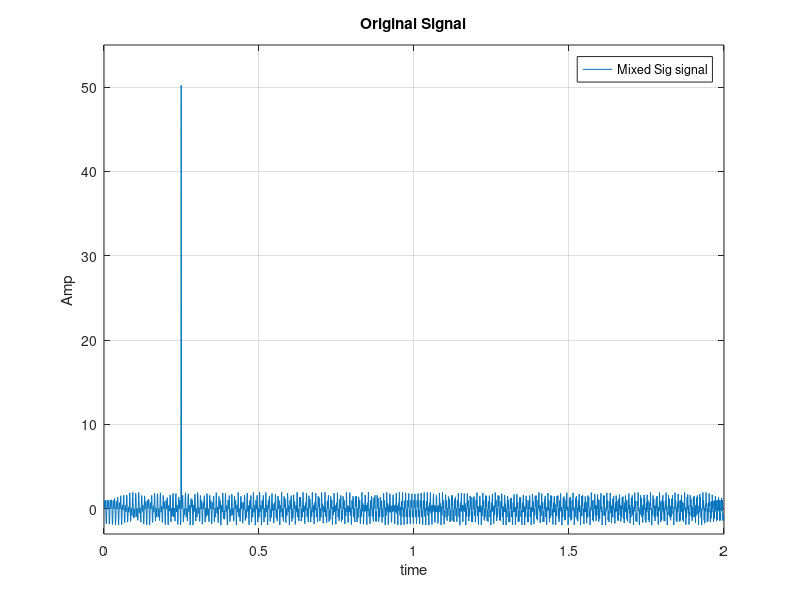

Write MATLAB code to recreate this figure. (Note: this script raises an error after producing the figure.)
%% Exp 2 _ the rest
% Teacher : Dr. Abidi
% Author: [SeyedAli] - [SeyedHosseini]
% E-mail: [alishosseini79@aut.ac.ir] 
%Student-Number : [9723042]
% University: Amirkabir University of Technology
%% Clear Recent Data
close all ; clear ; clc;
%% Initialization
clc;
fs = 1000; %Sampling Frequency
t = 0 : 1/fs : 2 - 1/fs ; %time
x1 = sin(2*pi*100*t) ;
x2 = chirp(t,200,2,400) ;
sig = x1 + x2 ;
sig(250) = sig(250) + 50 ; %Impulse in 250th sample
figure(1)
plot(t,sig)
ylabel("Amp")
xlabel("time")
title("Original Signal")
legend('Mixed Sig signal')
grid on;
axis([0 2 -3.0 55])

%% part 2-4)a
clc;
NFFT = 1024*3 ;
f = normalFreqArr(NFFT);
f = fs*f;
spec1 = abs(fftshift(fft(sig,NFFT))/NFFT) ;

figure(2)
plot(f,spec1,"r")
ylabel("Amp")
xlabel("Freq")
title("FFT of Mixed Signal")
legend('Mixed FFT signal')
grid on;
axis([-500 500 0 0.45])

spec2 = abs(fftshift(fft(x2,NFFT))/NFFT) ;
spec3 = abs(fftshift(fft(x1,NFFT))/NFFT) ;
figure(3)
subplot(211)
plot(f,spec2,"g")
ylabel("Amp")
xlabel("Freq")
title("FFT of X2 Chirp Signal")
legend('FFT of X2 chirp signal')
grid on;
axis([-500 500 0 0.1])

figure(3)
subplot(212)
plot(f,spec3,"b")
ylabel("Amp")
xlabel("Freq")
title("FFT of X1 Sin Signal")
legend('FFT of X1 sin signal')
grid on;
axis([-500 500 0 0.5])

%% Adding a Pulse
n = 1.2*fs : 1 : 1.6*fs -1 ;
x3 = 10*sin(2*pi*50*(n/fs));
x33 = zeros(1,numel(x1));
x33(n) = x3 ;
sig1 = sig + x33 ;

figure(3)
plot(t,sig1)
ylabel("Amp")
xlabel("time")
title("Sig Signal")
legend('Mixed Sig signal')
grid on;
% axis([0 2 -35 55])

spec1 = abs(fftshift(fft(sig1,NFFT))/NFFT) ;
figure(4)
plot(f,spec1,"g")
ylabel("Amp")
xlabel("Freq")
title("FFT of Mixed Signal")
legend('FFT Mixed signal')
grid on;
% axis([-500 500 -.010 0.45])
%% part 2-4)b
clc;
N = 100;
win = hamming(N) ;
NOverLap = N - 10;
[y,fArr,timeArr,p] = spectrogram(sig1,win,NOverLap,NFFT,fs);
figure(5);spectrogram(sig1,win,NOverLap,NFFT,fs,'xaxis')
title("Spectrogram of Mixed Signal")
grid on;

figure(6)
surf(timeArr,fArr,10*log10(abs(p)),'Edgecolor','none')
axis xy;
axis tight;
colormap(jet);
view(0,90)
ylabel("Freq")
xlabel("time")
title("WideBand Spectrogram")
%% part 2-5)
clc;
N = 20 ;
index = linspace(0,1,2^N);
[X,XN] = wnoise('quadchirp',N,3.5);
figure(7)
subplot(211)
plot(index,X);
subplot(212)
plot(index,XN);

[cA1,cD1] = dwt(XN,'db1');
[r1,c1] = size(cA1) ;
ind1 = linspace(0,1,c1);
figure(8)
subplot(211)
plot(ind1,cA1,'k')

[cA2,cD2] = dwt(cA1,'db1');
[r2,c2] = size(cA2) ;
ind2 = linspace(0,1,c2);
figure(8)
subplot(212)
plot(ind2,cA2,'k')

Xden = wdenoise(XN);
figure(9)
plot(index,Xden);

%% normalFreqArr
function a = normalFreqArr(m)
     fnor = (0 : m - 1 ) / m ; 
     a = fftshift(fnor) ;
     a(a>=0.5) = a(a>=0.5) - 1 ; 
end